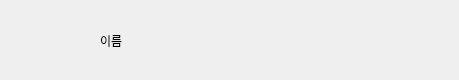
<?xml version="1.0" encoding="UTF-8"?>
<ui version="4.0">
 <class>profile_widget</class>
 <widget class="QWidget" name="profile_widget">
  <property name="geometry">
   <rect>
    <x>0</x>
    <y>0</y>
    <width>459</width>
    <height>80</height>
   </rect>
  </property>
  <property name="windowTitle">
   <string>Form</string>
  </property>
  <layout class="QVBoxLayout" name="verticalLayout">
   <property name="spacing">
    <number>0</number>
   </property>
   <property name="leftMargin">
    <number>0</number>
   </property>
   <property name="topMargin">
    <number>0</number>
   </property>
   <property name="rightMargin">
    <number>0</number>
   </property>
   <property name="bottomMargin">
    <number>0</number>
   </property>
   <item>
    <layout class="QHBoxLayout" name="horizontalLayout">
     <item>
      <widget class="QWidget" name="widget" native="true">
       <widget class="QLabel" name="profile_name_label">
        <property name="geometry">
         <rect>
          <x>100</x>
          <y>20</y>
          <width>161</width>
          <height>41</height>
         </rect>
        </property>
        <property name="text">
         <string>이름</string>
        </property>
       </widget>
      </widget>
     </item>
    </layout>
   </item>
  </layout>
 </widget>
 <resources/>
 <connections/>
</ui>
